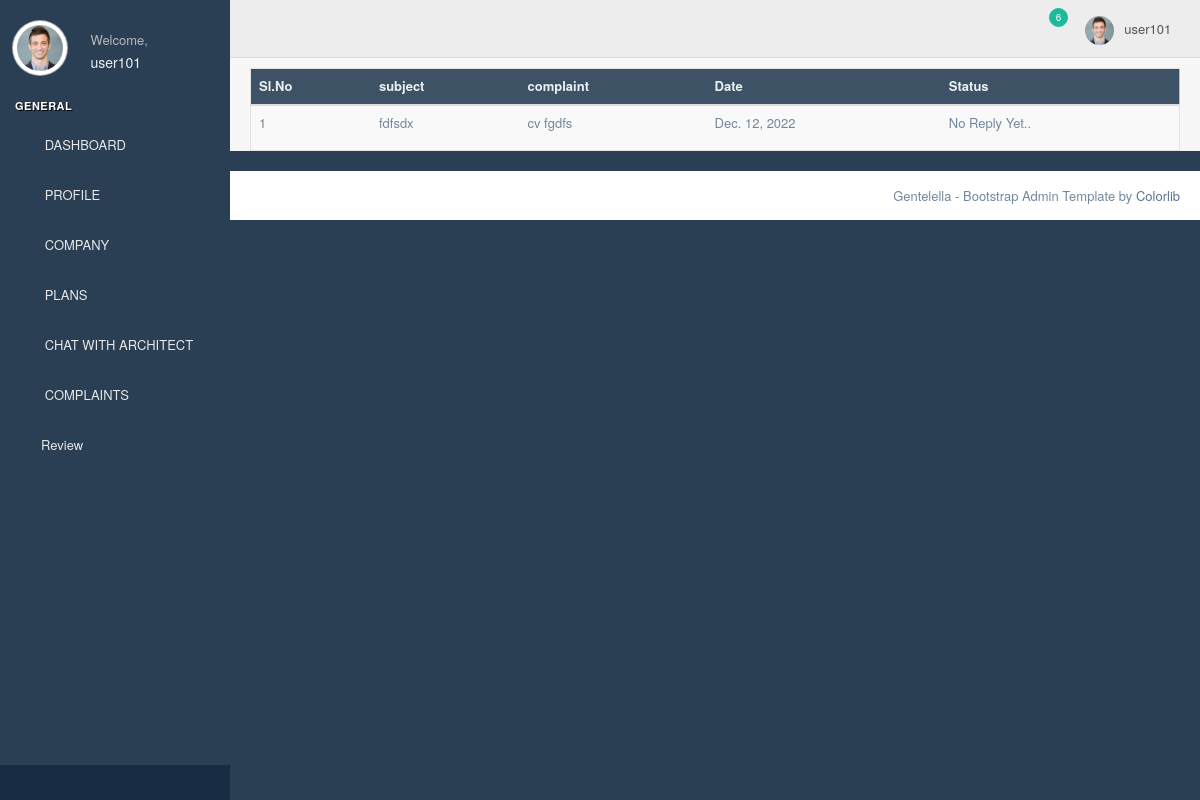
Page /complaintview (signed in) on the earlier database version.
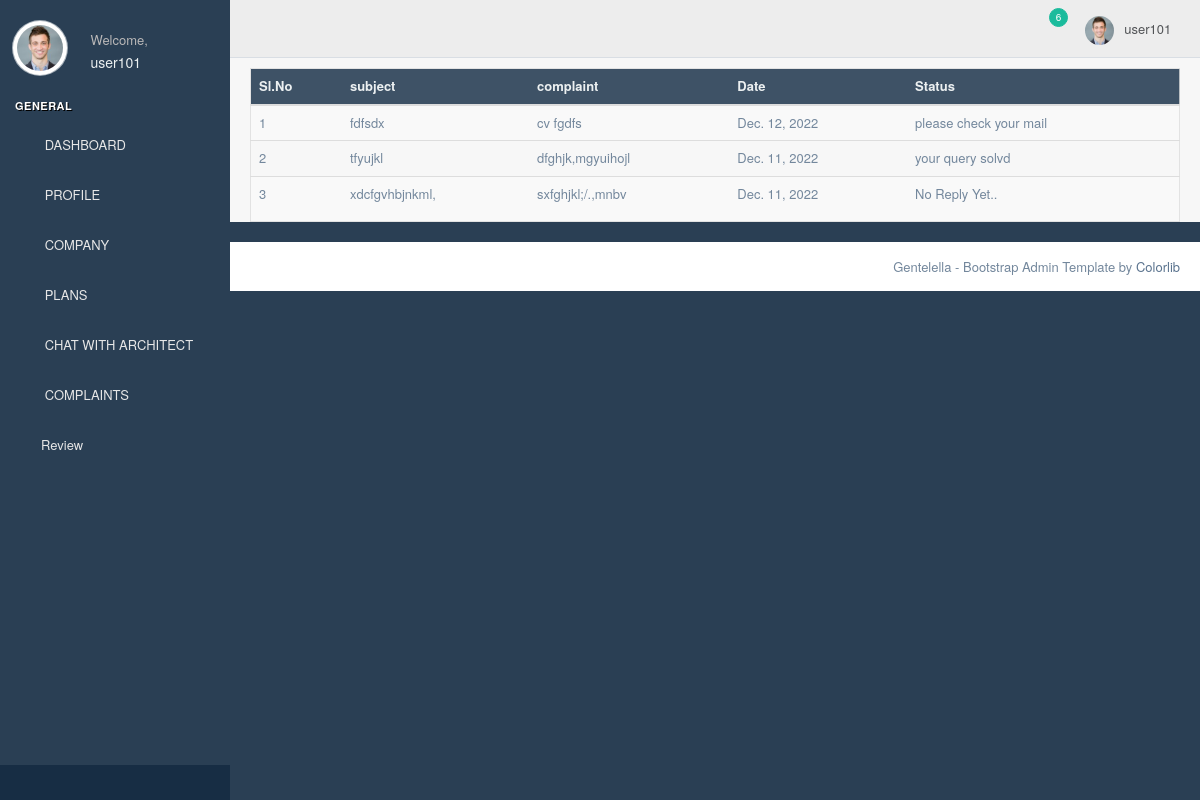
Same page on the later database version.
### homeapp/models.py (models this page shows, shortened)
class userComplaint(models.Model):
    user = models.ForeignKey(Login, on_delete=models.DO_NOTHING)
    subject = models.CharField(max_length=200)
    complaint = models.TextField()
    date = models.DateField()
    reply = models.TextField(null=True, blank=True)

### homeapp/userviews.py (the view)
# urls.py: path('complaintview',userviews.complaintview,name='complaintview'),
def complaintview(request):
    n = userComplaint.objects.filter(user=request.user)
    return render(request, 'usertemp/viewselfcomplaint.html', {'n': n})

### templates/usertemp/viewselfcomplaint.html
{% extends 'usertemp/uhome.html' %}
{% load crispy_forms_tags %}
{% block content %}
<table class="table table-striped jambo_table bulk_action">
                        <thead>
                          <tr class="headings">
                            <th class="column-title">Sl.No </th>
                            <th class="column-title">subject</th>
                            <th class="column-title">complaint</th>
                            <th class="column-title">Date</th>
                            <th class="column-title">Status</th>
                          </tr>
                        </thead>
                        <tbody>
                          <tr class="even pointer">
                              {% for i in n %}
                            <td class=" ">{{forloop.counter}}</td>
                            <td class=" ">{{i.subject}}</td>
                            <td class="a-right a-right ">{{i.complaint}}</td>
                            <td class="a-right a-right ">{{i.date}}</td>
                              <td>
                             {% if i.reply == None %}
                                <p>No Reply Yet..</p>
                                {% else %}
                                {{i.reply}}
                                {% endif %}
                              </td>
                          </tr>
                        {% endfor %}
                        </tbody>
                      </table>
{% endblock %}

Differences in the rows shown:
changed userComplaint "fdfsdx": reply (not shown) → "please check your mail"; no longer shows "No Reply Yet.."
added userComplaint: subject "tfyujkl", complaint "dfghjk,mgyuihojl", date "Dec. 11, 2022", reply "your query solvd"
added userComplaint: subject "xdcfgvhbjnkml,", complaint "sxfghjkl;/.,mnbv", date "Dec. 11, 2022", shows "No Reply Yet.."
